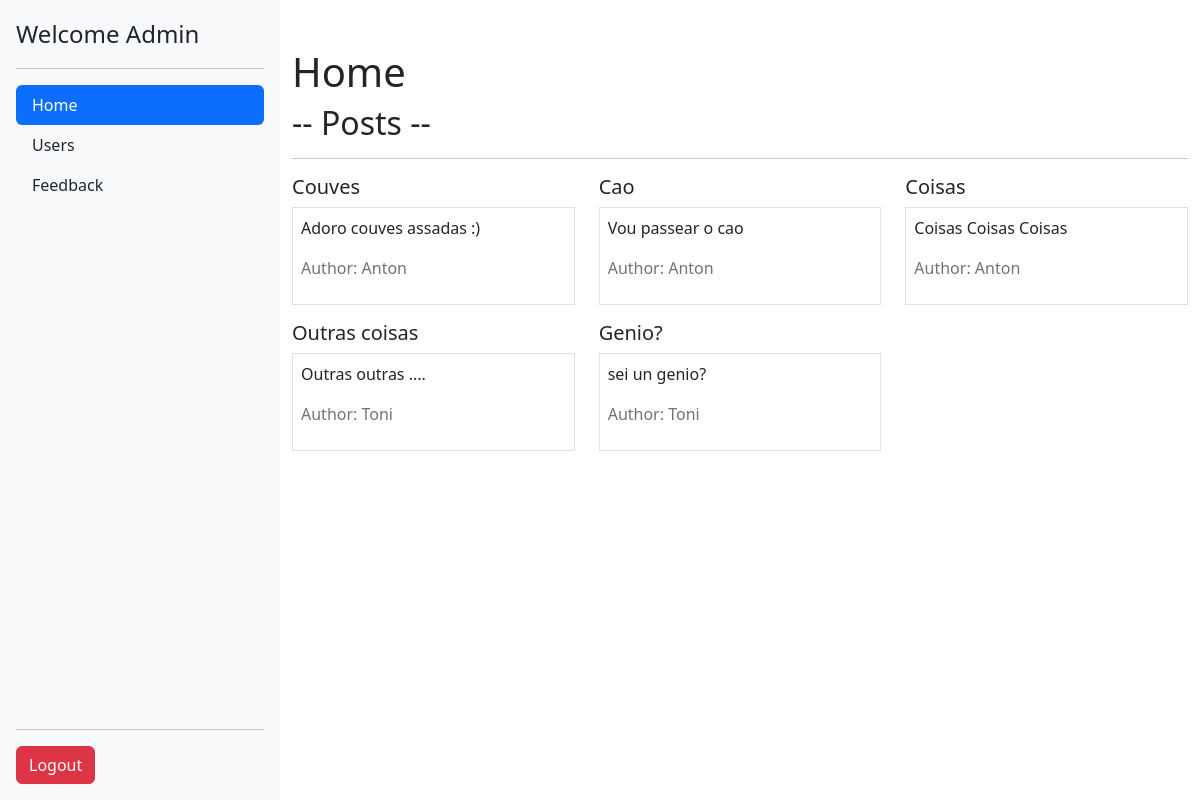
Page /interfaces/shared/home.php (signed in) on the earlier database version.
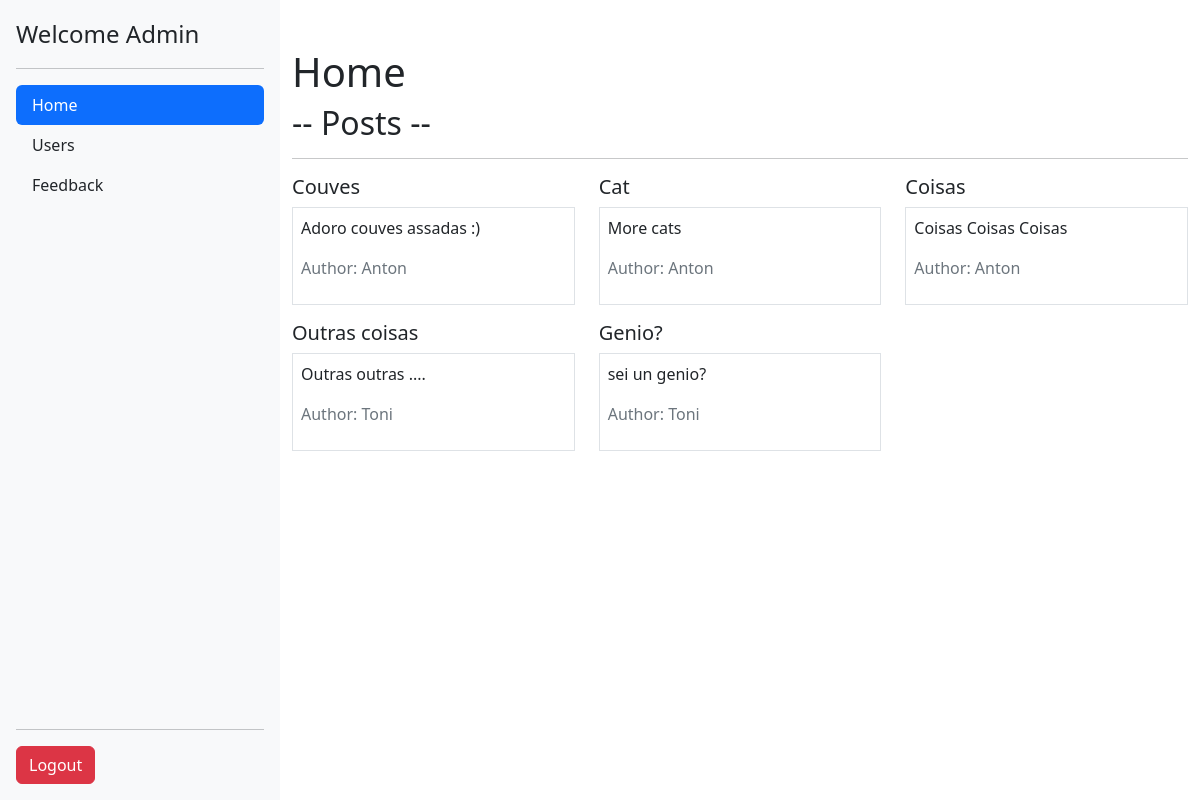
Same page on the later database version.
### tables this page shows
CREATE TABLE `posts` (
  `id_post` int NOT NULL AUTO_INCREMENT,
  `title` varchar(64) DEFAULT NULL,
  `description` varchar(255) DEFAULT NULL,
  `id_user` int DEFAULT NULL,
  `hide` int DEFAULT NULL,
  PRIMARY KEY (`id_post`),
  KEY `id_user` (`id_user`),
  CONSTRAINT `posts_ibfk_1` FOREIGN KEY (`id_user`) REFERENCES `users` (`id_user`)
);

CREATE TABLE `users` (
  `id_user` int NOT NULL AUTO_INCREMENT,
  `name` varchar(255) DEFAULT NULL,
  `name_user` varchar(30) DEFAULT NULL,
  `password` varchar(22) DEFAULT NULL,
  `role` varchar(14) DEFAULT NULL,
  `status` int NOT NULL,
  PRIMARY KEY (`id_user`)
);

### interfaces/shared/home.php (the view, shortened to what this page needs)
<?php
include('../../data/conn.php');
$active_page = 'Home';
include('head.php');
include('sidebar.php');
$sql = "SELECT posts.*, users.* FROM posts INNER JOIN users ON posts.id_user = users.id_user;";
$res = mysqli_query($conn, $sql);
$posts = [];
if ($row = mysqli_num_rows($res) > 0) {
	while ($row = mysqli_fetch_assoc($res)) {
		array_push($posts, $row);
	}
}
?>
<div class="container mt-5">
	<h1>Home</h1>
	<h2>-- Posts -- </h2>
	<hr>
	<div class="row">
		<?php foreach ($posts as $post) : ?>
			<div class="col-4">
				<h5><?php echo $post['title'] ?></h5>
				<div class="form-floating border mb-3 p-2">
					<p><?php echo $post['description'] ?></p>
					<p class="text-muted">Author: <?php echo $post['name_user'] ?></p>
				</div>
			</div>
		<?php endforeach; ?>
	</div>
</div>
</main>
<?php
include('scripts.php');
?>

### interfaces/shared/head.php (shortened to what this page needs)
<!DOCTYPE html>
<html lang="en">
<head>
	<link rel="stylesheet" href="https://cdn.jsdelivr.net/npm/bootstrap@5.2.3/dist/css/bootstrap.min.css">
</head>

### interfaces/shared/sidebar.php (shortened to what this page needs)
<main class="d-flex flex-nowrap" style="height: 100vh;">
	<div class="d-flex flex-column flex-shrink-0 p-3 bg-light" style="width: 280px;">
		<a href="/interfaces/shared/home.php" class="d-flex align-items-center mb-3 mb-md-0 me-md-auto link-dark text-decoration-none">
			<span class="fs-4">Welcome
				<?php echo $_SESSION['user'] ?>
			</span>
		</a>
		<hr>
		<ul class="nav nav-pills flex-column mb-auto">
			<li class="nav-item">
				<a href="/interfaces/shared/home.php" <?php echo $active_page == 'Home' ? ' class="active nav-link"' : ''; ?> class="nav-link link-dark">
					Home
				</a>
			</li>
			<?php if ($_SESSION['role'] == 'Admin') : ?>
				<li>
					<a href="/interfaces/admin/users.php" <?php echo $active_page == 'Users' ? ' class="active nav-link"' : ''; ?> class="nav-link link-dark">
						Users
					</a>
				</li>
				<li>
					<a href="/interfaces/admin/feedback.php" <?php echo $active_page == 'Feedback' ? ' class="active nav-link"' : ''; ?> class="nav-link link-dark">
						Feedback
					</a>
				</li>
			<?php endif; ?>
		</ul>
		<hr>
		<form action="/interfaces/shared/logout.php">
			<button type="submit" class="btn btn-danger">Logout</button>
		</form>
	</div>

### interfaces/shared/scripts.php (shortened to what this page needs)
</body>
</html>

Differences in the rows shown:
changed posts: title "Cao" → "Cat"; description "Vou passear o cao" → "More cats"
